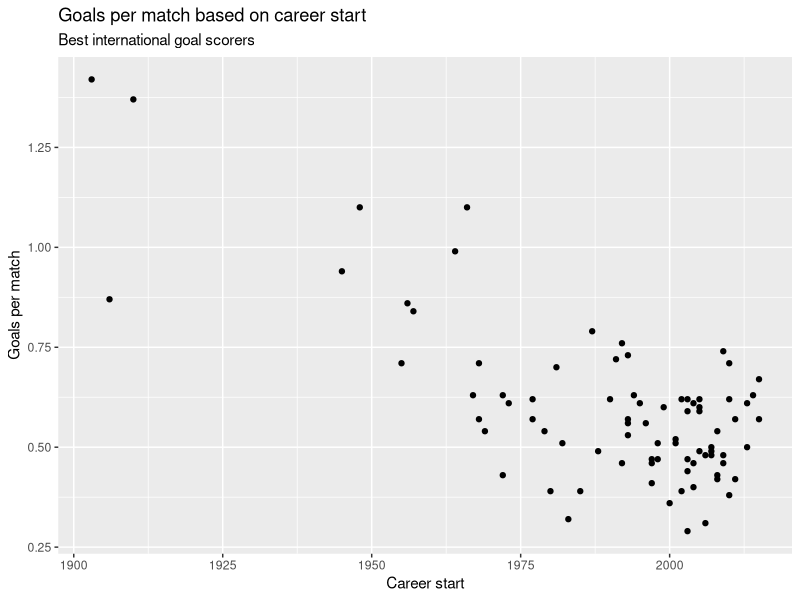
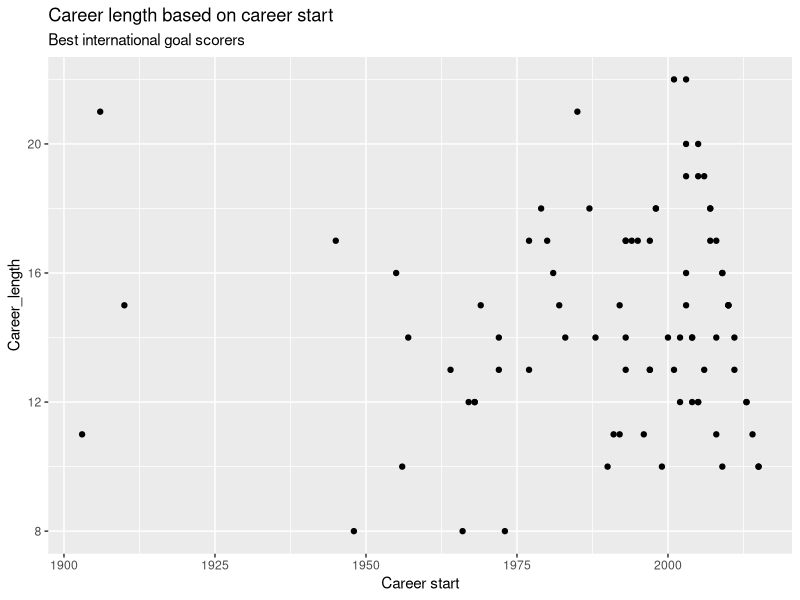
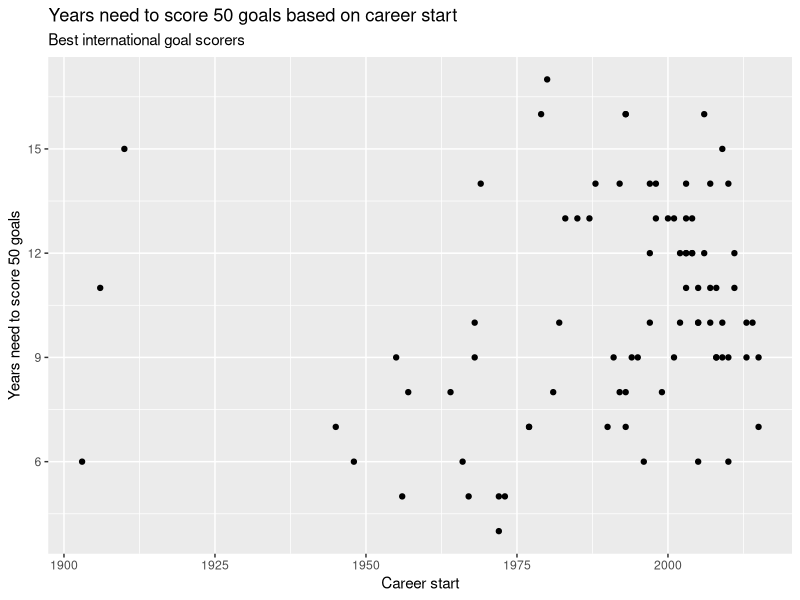
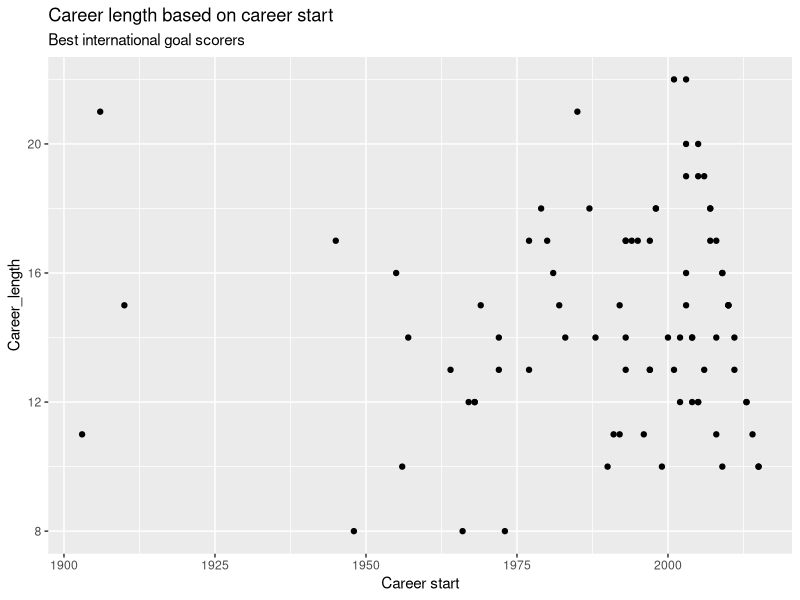
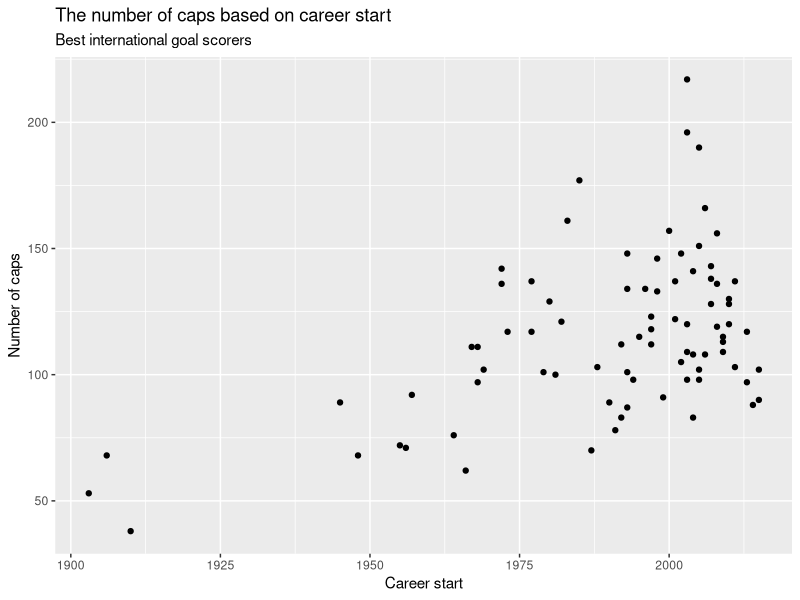
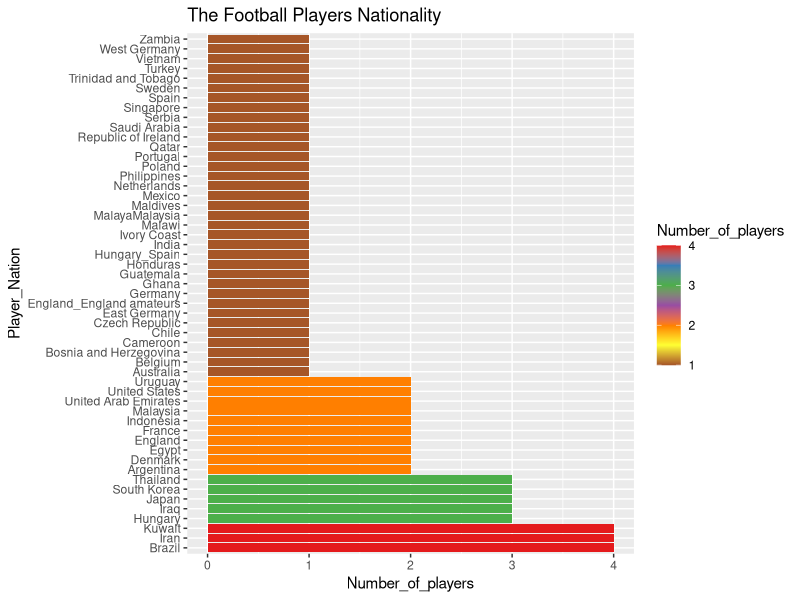
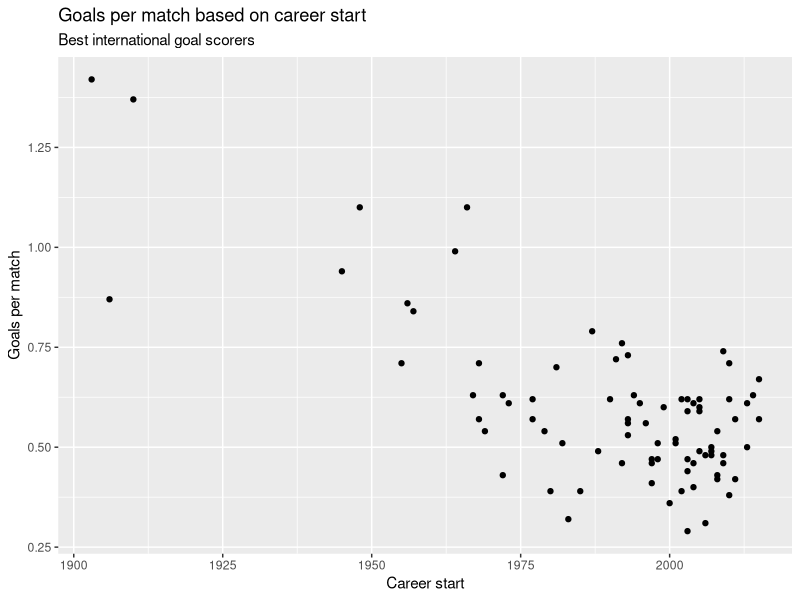

Write the R code that produced these figures, in order.
## ---- chunk 1
install.packages('tidyverse')
library(tidyverse)
## ---- chunk 2
soccer <- data.frame(read_csv('goalscorers.csv'))
head(soccer)
## ---- chunk 3
soccer1 <- soccer
## ---- chunk 4
colnames(soccer1)
## ---- chunk 5
select(soccer1, Nation)
## ---- chunk 6
soccer1 <- soccer1 %>% 
  mutate(Player_nation = str_replace_all(Nation, '\xa0', ''))
## ---- chunk 7
select(soccer1, Player_nation)
## ---- chunk 8
select(soccer1, Career.span)
## ---- chunk 9
soccer1 <- separate(soccer1, 'Career.span', into = c('career_start', 'career_end'), sep = '-')
## ---- chunk 10
soccer1$career_start <- as.integer(soccer1$career_start)
soccer1$career_end <- as.integer(soccer1$career_end)
## ---- chunk 11
soccer1 <- replace_na(soccer1, list (career_end = 2025))
## ---- chunk 12
select(soccer1, career_end)
## ---- chunk 13
soccer1 <- mutate(soccer1, career_length = career_end - career_start)
## ---- chunk 14
select(soccer1, career_length)
## ---- chunk 15
select(soccer1, Date.of.50th.goal)
## ---- chunk 16
library(lubridate)
soccer1$date50 <- dmy(soccer1$`Date.of.50th.goal`)
## ---- chunk 17
select(soccer1, date50)
## ---- chunk 18
soccer1$date50 <- str_sub(soccer1$date50, 1, 4)
soccer1$date50 <- as.integer(soccer1$date50)
select(soccer1, date50)
## ---- chunk 19
soccer1 <- mutate(soccer1, years_need = date50 - career_start)
select(soccer1, years_need)
## ---- chunk 20
select(soccer1, Player, career_start, Date.of.50th.goal, date50)
## ---- chunk 21
soccer1$years_need <- ifelse(soccer1$years_need > 100, soccer1$years_need - 100, soccer1$years_need)
select(soccer1, Player, years_need)
## ---- chunk 22
max(soccer1$Goals.per.match)
min(soccer1$Goals.per.match)
mean(soccer1$Goals.per.match)
## ---- chunk 23
select(soccer1, Player, Goals.per.match)
## ---- chunk 24
modern <- filter(soccer1, career_start >= 2000) 
max(modern$Goals.per.match) 
min(modern$Goals.per.match)
mean(modern$Goals.per.match)
## ---- chunk 25
ggplot(data = soccer1) + geom_point(mapping = aes(x = career_start, y = Goals.per.match)) +labs (x = 'Career start', y = 'Goals per match', title = 'Goals per match based on career start', subtitle = 'Best international goal scorers')
## ---- chunk 26
ggplot(data = soccer1) +geom_point(mapping = aes(x = career_start, y = career_length)) + labs(x = 'Career start', y = 'Career_length', title = 'Career length based on career start', subtitle = 'Best international goal scorers')
## ---- chunk 27
ggplot(data = soccer1) + geom_point(mapping = aes(x = career_start, y = years_need)) + labs(x = 'Career start', y = "Years need to score 50 goals", title = 'Years need to score 50 goals based on career start', subtitle = 'Best international goal scorers')
## ---- chunk 28
max(modern$career_length)
min(modern$career_length)
mean(modern$career_length)
## ---- chunk 29
before <- filter(soccer1, career_start < 2000)
max(before$career_length)
min(before$career_length)
mean(before$career_length)
## ---- chunk 30
max(modern$years_need)
min(modern$years_need)
mean(modern$years_need)
## ---- chunk 31
max(before$years_need)
min(before$years_need)
mean(before$years_need)
## ---- chunk 32
ggplot(data = soccer1) +geom_point(mapping = aes(x = career_start, y = career_length)) + labs(x = 'Career start', y = 'Career_length', title = 'Career length based on career start', subtitle = 'Best international goal scorers')
## ---- chunk 33
count(soccer1, career_start >= 2000)
## ---- chunk 34
ggplot(data = soccer1) + geom_point(mapping = aes(x = career_start, y = Caps)) + labs(x = 'Career start', y = 'Number of caps', title = 'The number of caps based on career start', subtitle = 'Best international goal scorers')
## ---- chunk 35
mean(modern$Caps)
mean(before$Caps)
## ---- chunk 36
mean(modern$Goals.per.match)
## ---- chunk 37
country <- soccer1 %>% count(Player_nation)
country <- rename(country, Number_of_players = n)
ggplot(data = country) + geom_col(mapping = aes(x = reorder(Player_nation, -Number_of_players), y = Number_of_players, fill = Number_of_players)) + coord_flip() + scale_fill_distiller(palette = "Set1")+ labs(x = "Player_Nation", y = "Number_of_players", title = 'The Football Players Nationality')
## ---- chunk 38
ggplot(data = soccer1) + geom_point(mapping = aes(x = career_start, y = Goals.per.match)) +labs (x = 'Career start', y = 'Goals per match', title = 'Goals per match based on career start', subtitle = 'Best international goal scorers')
## ---- chunk 39
mean(modern$Goals.per.match)
mean(before$Goals.per.match)
## ---- chunk 40
count(soccer1, career_start >= 2000)
## ---- chunk 41
mean(modern$career_length)
mean(before$career_length)
## ---- chunk 42
mean(modern$Caps)
mean(before$Caps)
